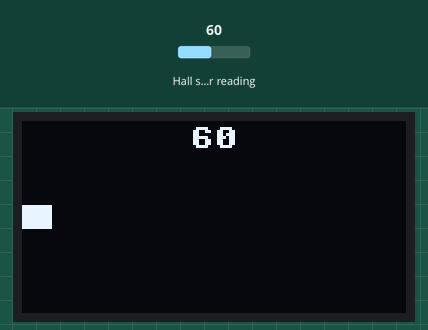
Recording of a program running on a simulated ESP32 board running MicroPython. Shown: 128×64 one-colour display. The test bench sets the inputs (shaded band); at power-on: Hall sensor reading 60. Library files of the repository ran but are not shown: ssd1306.py.

Above: at 1.6 s.
1.7 s: Hall sensor reading set to -93
At 4.1 s:
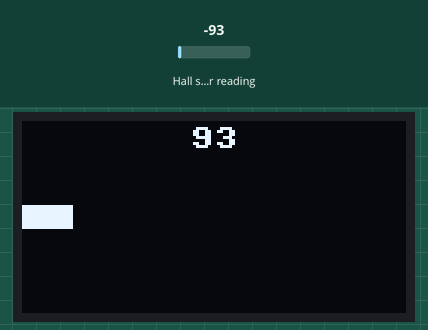
4.4 s: Hall sensor reading set to -12
At 7.1 s:
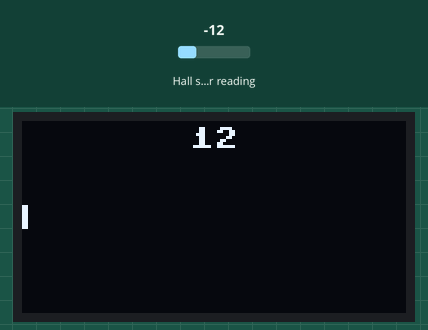
7.4 s: Hall sensor reading set to 75
At 10.4 s:
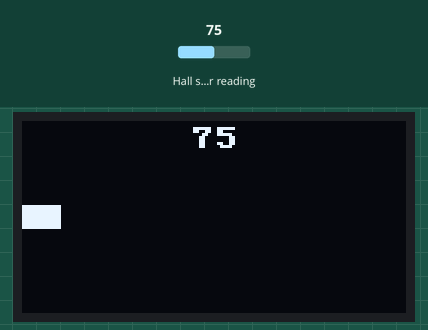
Timing chart, 0 to 11.9 s (numbered marks = the images above; inputs shaded):
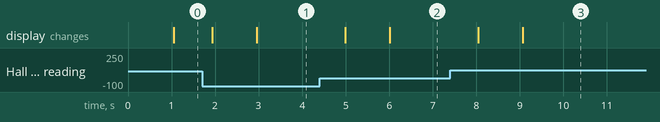

Measured:
- after the input at 1.7 s, the display: first changes after 0.24 s (image 1 shows a later state)
- after the input at 4.4 s, the display: first changes after 0.59 s (image 2 shows a later state)
- after the input at 7.4 s, the display: first changes after 0.65 s (image 3 shows a later state)

The program:

display_hall_sensor.py
```python
from machine import Pin, I2C
import ssd1306, esp32, time

SAMPLES = const(1000)
WIDTH = const(128)
HEIGHT = const(64)
MAX_HALL = const(700)

def clean_hall_read():
  value = 0;
  for i in range(SAMPLES):
    value += esp32.hall_sensor()
    time.sleep_us(100)
  return value // SAMPLES

def convert(x, imin, imax, omin, omax):
  v = (x - imin) * (omax - omin) // (imax - imin) + omin
  return max(min(omax, v), omin)

i2c = I2C(1, scl = Pin(22), sda = Pin(21))
display = ssd1306.SSD1306_I2C(WIDTH, HEIGHT, i2c)

while True:
  hall_value = abs(clean_hall_read())
  width = convert(hall_value, 0, MAX_HALL, 0, WIDTH)
  value_text = str(hall_value)
  xpos = (WIDTH - len(value_text) * 8) // 2
  display.fill(0)
  display.text(value_text, xpos, 2)
  display.fill_rect(0, 28, width, 8, 1)
  display.show()
```
